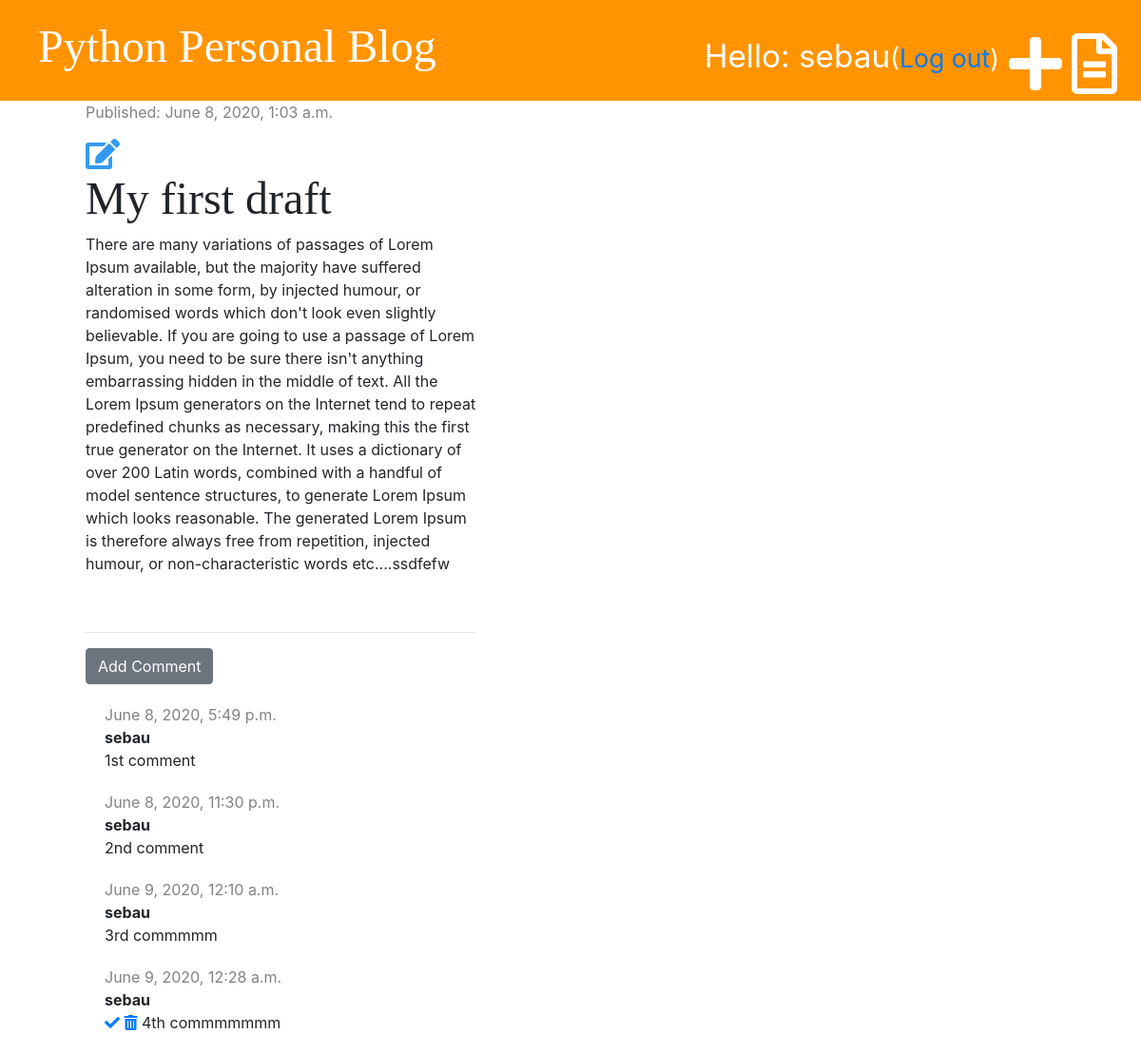
/post/6/ (signed in), run on the app's committed database.
### blog/models.py (models this page shows, shortened)
class Post(models.Model):
    author = models.ForeignKey('auth.User', on_delete=models.CASCADE)
    title = models.CharField(max_length=200)
    text = models.TextField()
    create_date = models.DateTimeField(default=timezone.now)
    published_date = models.DateTimeField(blank=True, null=True)

class Comment(models.Model):
    post = models.ForeignKey('blog.Post', on_delete=models.CASCADE, related_name='comments')
    author = models.CharField(max_length=200)
    text = models.TextField()
    created_date = models.DateTimeField(default=timezone.now)
    approved = models.BooleanField(default=False)

### blog/views.py (the view)
# urls.py: path('post/<int:pk>/', views.post_detail, name='post_detail'),
def post_detail(request, pk):
    post = get_object_or_404(Post, pk=pk)
    return render(request, 'blog/post_detail.html', {'post': post})

### blog/templates/blog/post_detail.html (shortened to what this page needs)
{% extends 'blog/base.html' %}
{% block content %}
<div class="post">
  {% if post.published_date %}
  <div class="date">
    <p>Published: {{post.published_date}}</p>
  </div>
  {% else %}
  <a href="{% url 'post_publish' pk=post.pk %}" class="btn btn-primary">Publish</a>
  {% endif %}
  {% if user.is_authenticated %}
  <a href="{% url 'post_edit' pk=post.pk %}"><i class="fas fa-edit fa-2x" style="color: #339af0;"></i></a>
  {% endif %}
  <div>
    <h1>{{post.title}}</h1>
    <p>{{post.text | linebreaksbr}}</p>
  </div>
</div>
<hr>
<a href="{% url 'add_comment_to_post' pk=post.pk %}" class="btn btn-secondary">Add Comment</a>
{% for comment in post.comments.all %}
  {% if user.is_authenticated or comment.approved %}
    <div class="comment">
      <div class="date">{{comment.created_date}}</div>
      <strong>{{comment.author}}</strong>
      <p>
        {% if not comment.approved and user.is_superuser %}
        <a href="{% url 'comment_approve' pk=comment.pk %}"><i class="fas fa-check"></i></a>
        <a href="{% url 'comment_remove' pk=comment.pk %}"><i class="fas fa-trash-alt"></i></a>
        {% endif %}
        {{comment.text}}</p>
    </div>
  {% endif %}
{% empty %}
<p>No comments yet...</p>
{% endfor %}
{% endblock %}

### blog/templates/blog/base.html (shortened to what this page needs)
{% load static %}
<!DOCTYPE html>
<html lang="en">
<head>
    <link href="https://stackpath.bootstrapcdn.com/bootstrap/4.5.0/css/bootstrap.min.css" rel="stylesheet"
>
    <link rel="stylesheet" href="//maxcdn.bootstrapcdn.com/bootstrap/3.2.0/css/bootstrap-theme.min.css" />
    <link rel="stylesheet" href="https://use.fontawesome.com/releases/v5.13.0/css/all.css"
>
    <link rel="stylesheet" type="text/css" href="{% static 'css/blog.css' %}">
</head>
<body>
    <div class="page-header">
        {% if user.is_authenticated %}
        <a href="{% url 'draft_list' %}" class="top-menu"><i class="far fa-file-alt fa-4x"></i></a>
        <a href="{% url 'post_new' %}" class="top-menu"><i class="fas fa-plus fa-4x"></i></a>
        <p class="top-menu">Hello: {{user.username}}<small>(<a href="{% url 'logout' %}">Log out</a>)</small></p>
        {% else %}
        <a href="{% url 'login' %}" class="top-menu"><i class="fas fa-sign-in-alt fa-4x"></i></a>
        {% endif %}
        <h1><a href="{% url 'post_list' %}">Python Personal Blog</a></h1>
    </div>
    <div class="content container">
        <div class="row">
            <div class="col-md-8">
                {% block content %} {% endblock %}
            </div>
        </div>
    </div>
</body>
</html>

### blog/static/css/blog.css (style rules this page uses)
.page-header { background-color: #ff9400; margin-top: 0; padding: 20px 20px 20px 40px; }
.page-header h1, .page-header h1 a { color: #ffffff; font-size: 36pt; text-decoration: none; }
.page-header p { font-size: 25pt; }
.content { margin-left: 60px; }
.post { margin-bottom: 60px; }
.date { color: #828282; }
h1, h2, h3, h4 { font-family: 'Tangerine', 'Inconsolata', 'Droid Sans', serif; font-size: 48px; }
.top-menu { float: right; color: white; margin-top: 10px; padding: 5px; }
.comment { margin: 20px 0 20px 20px; }

### data on the page
Post: published_date "June 8, 2020, 1:03 a.m.", title "My first draft", text "There are many variations of passages of Lorem Ipsum available, but the majority have suffered alteration in some form, by injected humour, or randomised words which don't look even slightly believable. If you are going to use a passage of Lorem Ipsum, you need to be sure there isn't anything embarrassing hidden in the middle of text. All the Lorem Ipsum generators on the Internet tend to repeat predefined chunks as necessary, making this the first true generator on the Internet. It uses a dictionary of over 200 Latin words, combined with a handful of model sentence structures, to generate Lorem Ipsum which looks reasonable. The generated Lorem Ipsum is therefore always free from…"
Comment: created_date "June 8, 2020, 5:49 p.m.", author "sebau", text "1st comment"
Comment: created_date "June 8, 2020, 11:30 p.m.", author "sebau", text "2nd comment"
Comment: created_date "June 9, 2020, 12:10 a.m.", author "sebau", text "3rd commmmm"
Comment: created_date "June 9, 2020, 12:28 a.m.", author "sebau", approved False (drawn), text "4th commmmmmm"

### other printed values
{{ user.username }} "sebau"
